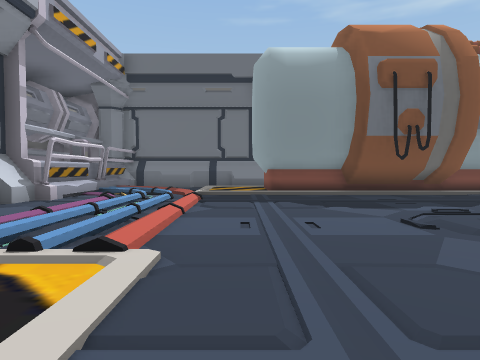
View 1 (above)

20 first-person views from a walk through a 3-D level made in the Unity game engine. The camera is 1.4 m above the floor, tilts 2° down and sees 75° across. The floor is counted in squares, 2 m on a side. Each view is taken from the middle of a square. On the plan, view 1 faces up. The plan holds only what a view shows up to about 10 squares ahead; the rest is blank.

View 2
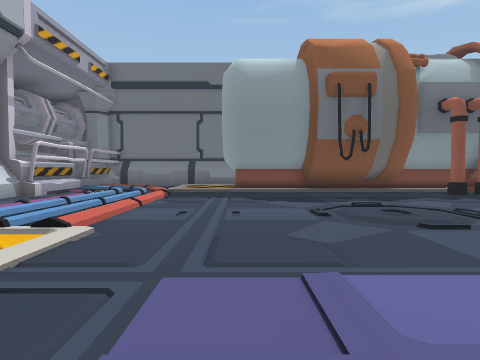

View 3
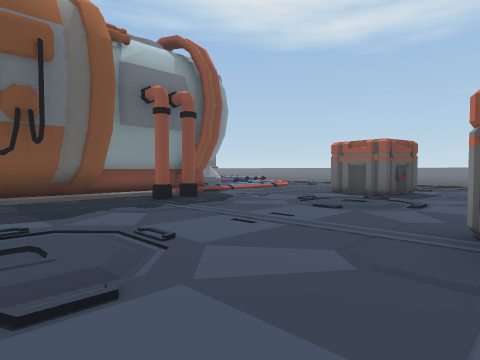

View 4
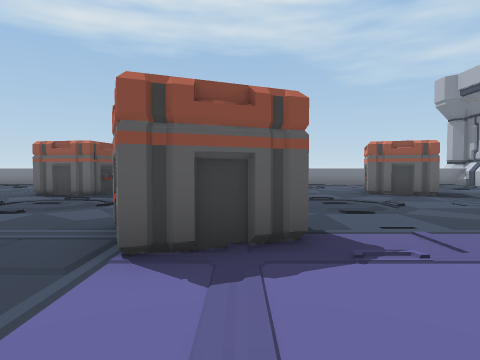

View 5
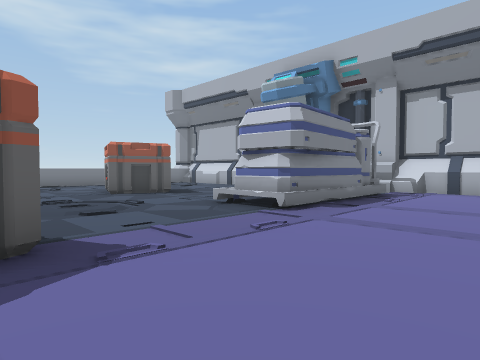

View 6
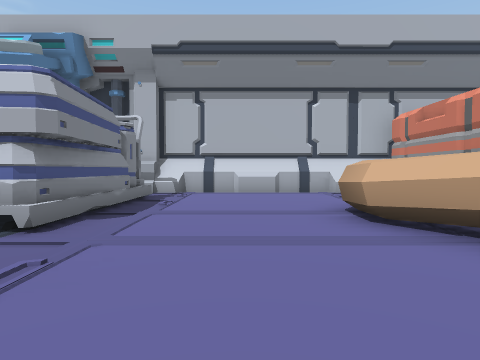

View 7
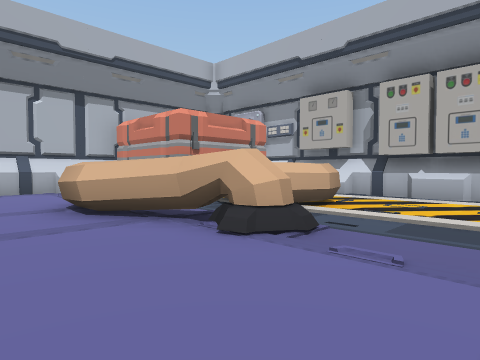

View 8
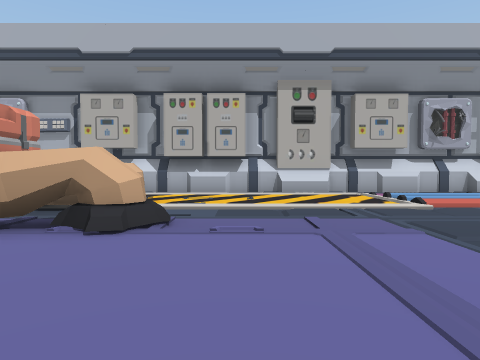

View 9
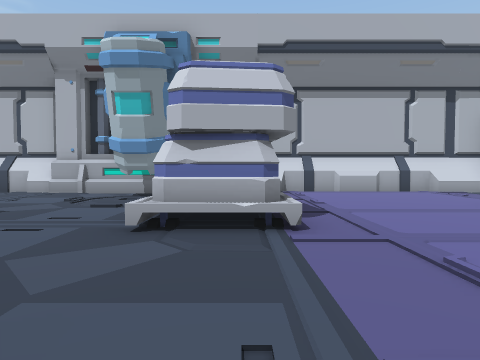

View 10
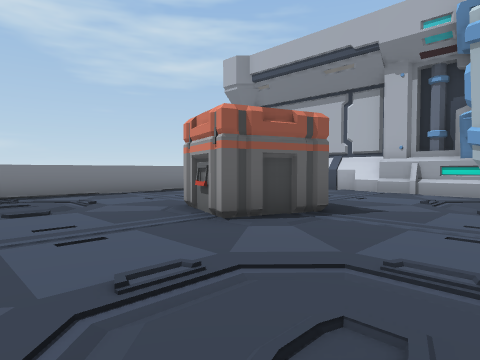

View 11
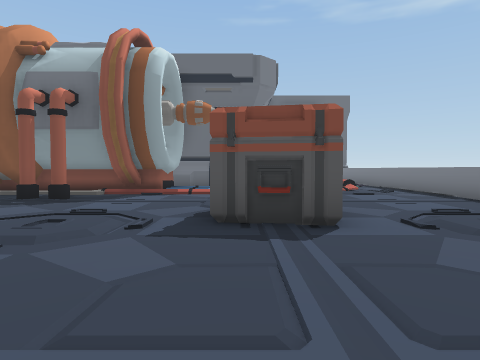

View 12
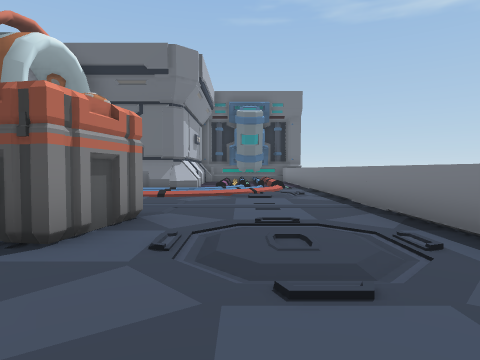

View 13
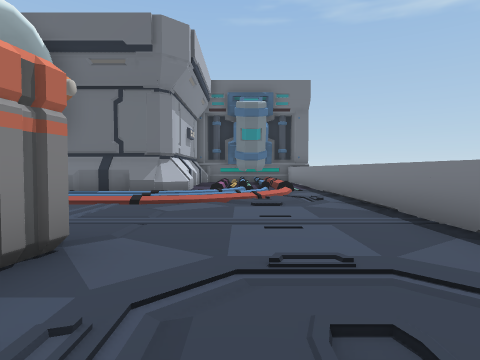

View 14
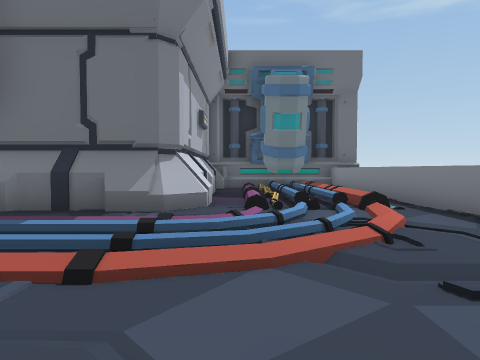

View 15
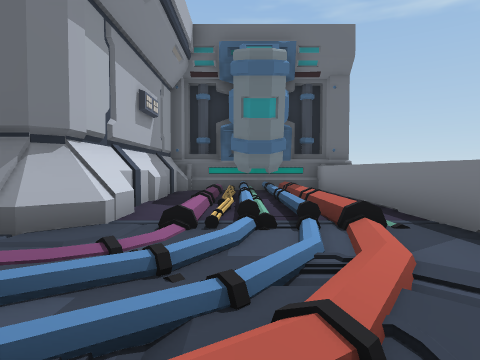

View 16
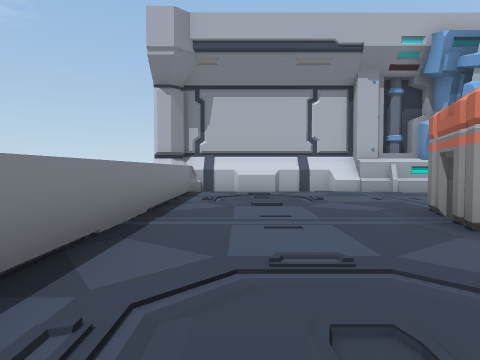

View 17
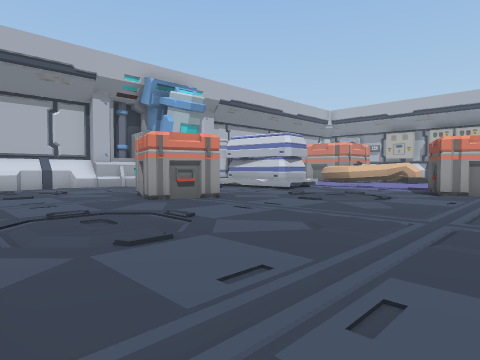

View 18
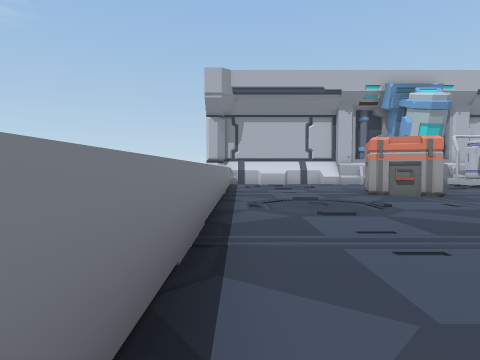

View 19
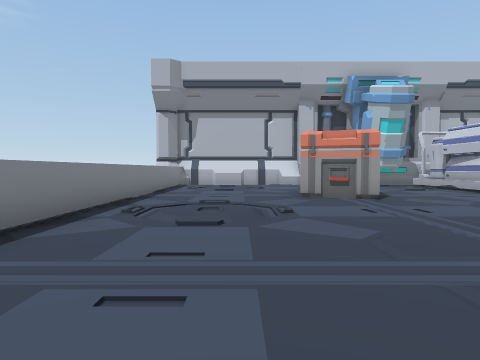

View 20
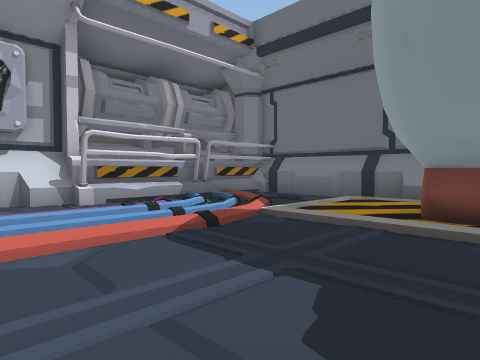

### Floor plan
Key: @ floor where view 1 was taken; # wall or solid block; . main floor; : floor 0.25 m higher than the main floor; + floor 0.5 m higher than the main floor; / step, stairs or slope; ^ raised ledge; B box.
Columns run from 7 left of view 1 to 18 right of it. Each row starts with its distance up from view 1.
 19                        ###
 18                       ## ^
 17                      ### ^
 16                      #+. ^
 15                      #+. ^
 14                      #+..^
 13   ##               ###+..^
 12   ######         ####.:..#
 11   ##..:.         #.....:.#
 10 ^ ^#..:.###  #####//.//..#
  9 ^ ^.../...####.###//////.#
  8 ^ ^.///..................#
  7   #.///.......#..........^
  6   #././............B.....#
  5   #...:...//....//.BB.//.#
  4   # ./:.../...../..BB./..#
  3   # ///...//....//....//.#
  2   #/.....................#
  1   #/.........##..........^
  0   #/...@.....##..........#
 -1   #/............//....//.#
 -2   #/....:......./...../..#
 -3   #/.#^.#.......//....//.#
 -4   #/   ##..........##....#
 -5   #     ##....##...##....^
 -6          #....##.........#
 -7          .....##//....//.#
 -8          .....# /...../..#
 -9         ......####....//.#
-10        ##....##  ####....#
-11        ########    #######

Positions as (right, up) in squares from view 1, and headings:
1: (0, 0), facing up
2: (1, -1), facing up
3: (3, 1), facing up-right
4: (3, 0), facing right
5: (3, 0), facing down-right
6: (4, -1), facing down
7: (4, 0), facing down-left
8: (5, -1), facing left
9: (7, -1), facing down
10: (9, -1), facing down-right
11: (12, 0), facing up
12: (15, 1), facing up
13: (15, 3), facing up
14: (14, 7), facing up
15: (15, 9), facing up
16: (16, -1), facing down
17: (17, 2), facing down-left
18: (17, 4), facing down
19: (15, 3), facing down
20: (2, 5), facing up-left
